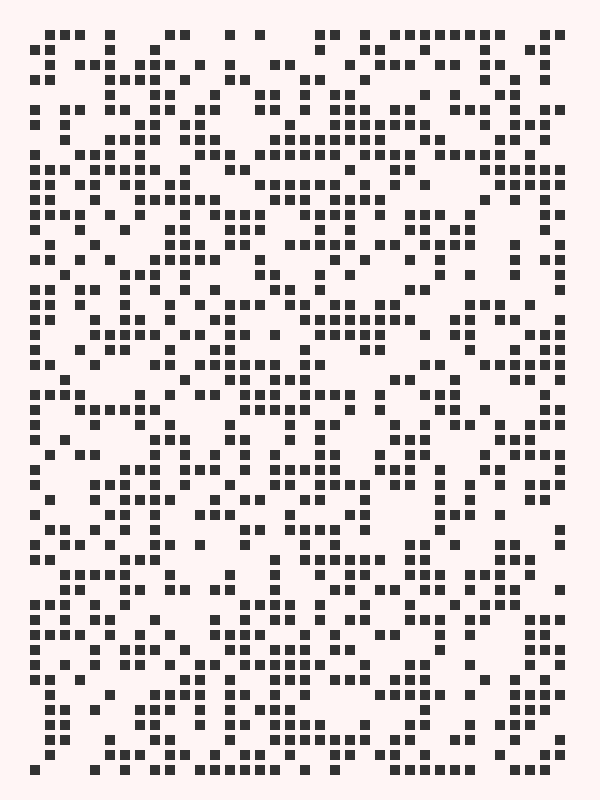
Frame 1 (no input)
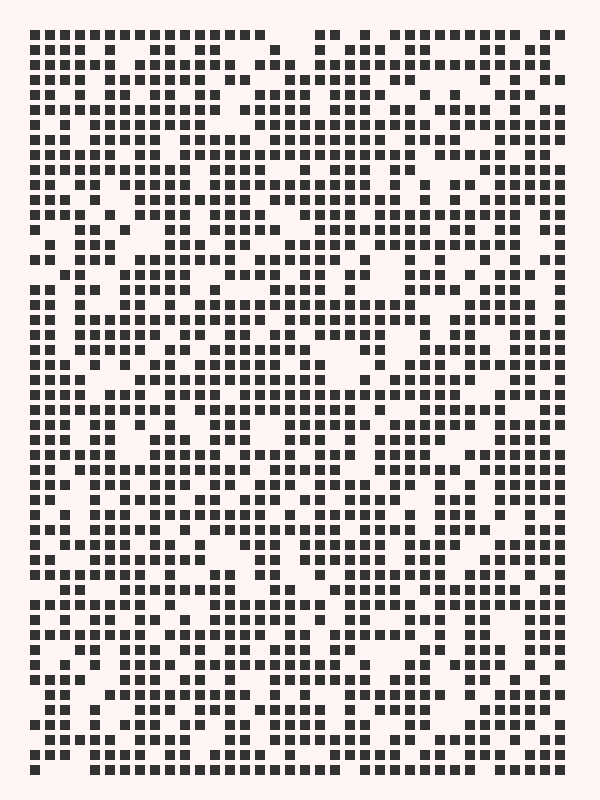
Frame 2 (the mouse pressed at the canvas centre, redrawn once)

The Processing sketch that drew these frames (run headless with seeded random() and noise(); the mouse was pressed at the canvas centre and the sketch redrawn once):

// Processing sketch: grid_with_random_culling
// ── grid_with_random_culling.pde
// Grid - random cull

void setup() {
  size(600, 800);
  background(255, 245, 245);
  fill(50);
  noStroke();
  noLoop();
}

void draw() {
  // Use a nested for() loop to create a grid
  for (int x = 30; x < width - 30; x += 15) {
    for (int y = 30; y < height - 30; y += 15) {
      // Draw a random 50% of the rects
      float rand = random(1);
      if (rand < .5) {
        rect(x, y, 10, 10);
      }
    }
  }
}


// Alternatively, use: fill(random(1)>.75 ? 255 : 0);
